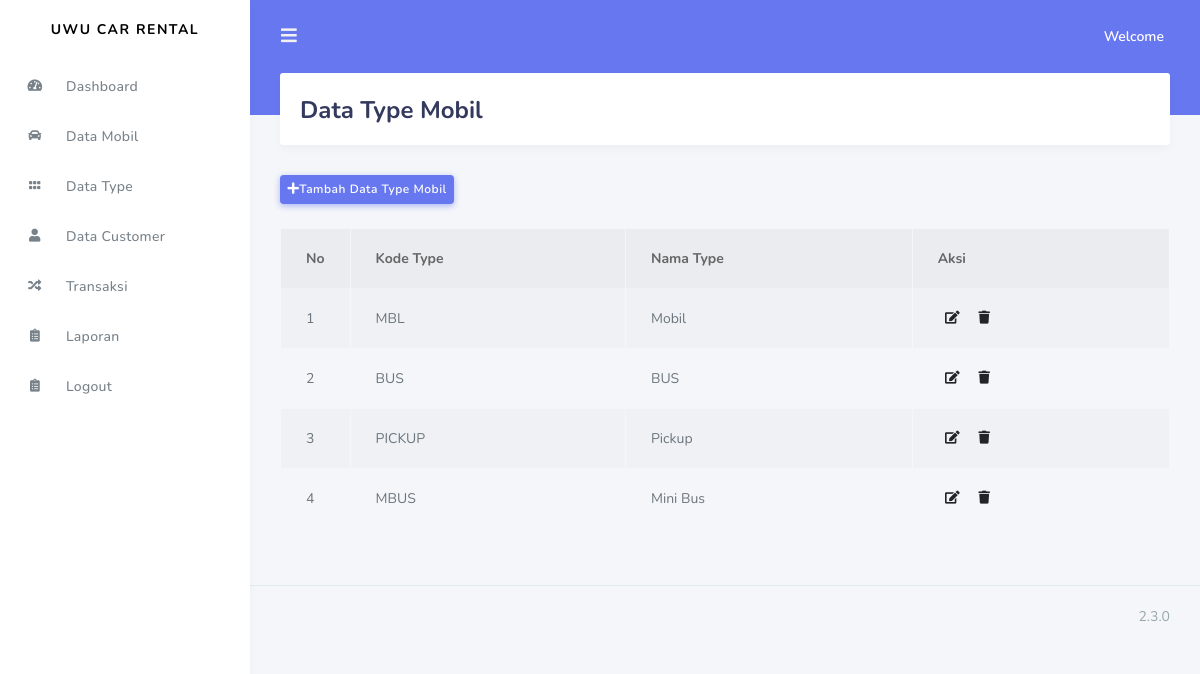
The app's page /rental_mobill/Admin/Data_type (signed in) with its own data.
### tables this page shows
CREATE TABLE `type` (
  `id_type` int(11) NOT NULL,
  `kode_type` varchar(120) NOT NULL,
  `nama_type` varchar(120) NOT NULL
);

### rental_mobill/application/controllers/Admin/Data_type.php (called while the page is built, shortened)
<?php
class Data_type extends CI_Controller {
    public function index()
    {
       $data['type'] = $this->Rental_model->get_data('type')->result();
       $this->load->view('templates_admin/header');
       $this->load->view('templates_admin/sidebar');
       $this->load->view('Admin/Data_type', $data);
       $this->load->view('templates_admin/footer');
    }
}
?>

### rental_mobill/index.php (called while the page is built, shortened)
<?php
require_once BASEPATH.'core/CodeIgniter.php';

### rental_mobill/application/models/Rental_model.php (called while the page is built, shortened)
<?php
class Rental_model extends CI_Model {
    public function get_data($table){
        return $this->db->get($table);
    }
}
?>

### rental_mobill/application/views/Admin/Data_type.php (the view, shortened to what this page needs)
<div class="main-content">
        <div class="section">
          <div class="section-header">
            <h1>Data Type Mobil</h1>
          </div>
        </div>
        <a href="<?php echo base_url('Admin/Data_type/tambah_type')?>" class="btn btn-sm btn-primary mb-4">
            <i class="fas fa-plus fa-sm"></i>Tambah Data  Type Mobil</a>
        <table class="table table-bordered table-striped table-hover">
            <thead>
                <tr>
                    <th width="30px">No</th>
                    <th>Kode Type</th>
                    <th>Nama Type</th>
                    <th>Aksi</th>
                </tr>
            </thead>
            <tbody>
                <?php
                $no =1;
                foreach($type as $tp) :?>
                    <tr>
                        <td><?php echo $no++ ?></td>
                        <td><?php echo $tp->kode_type ?></td>
                        <td><?php echo $tp->nama_type ?></td>
                        <td>
                        <a href="<?php echo base_url('Admin/Data_type/update_type/').$tp->id_type ?>" class="btn btn-sm"><i class="fas fa-edit"></i></a>
                        <a href="<?php echo base_url('Admin/Data_type/delete_type/').$tp->id_type ?>" class="btn btn-sm"><i class="fas fa-trash"></i></a>
                    </td>
                    </tr>
                <?php endforeach;?>
            </tbody>
        </table>
</div>

### records on screen
type: kode_type "MBL", nama_type "Mobil"
type: kode_type "BUS", nama_type "BUS"
type: kode_type "PICKUP", nama_type "Pickup"
type: kode_type "MBUS", nama_type "Mini Bus"
